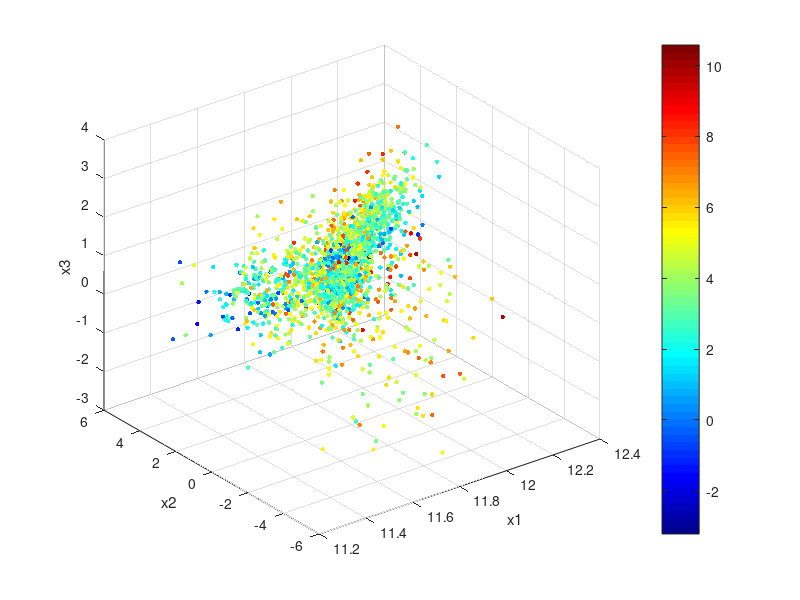

MATLAB code for this plot:
X = load('a011_mixdata.txt', '-ASCII');
[N, D] = size(X);

%{
hold on
histogram(X(:,1));
histogram(X(:,2));
histogram(X(:,3));
histogram(X(:,4));
xlabel('value');
ylabel('frequency');
legend('x1', 'x2', 'x3', 'x4');
%}

dep = X(:,4);
mycolormap = colormap('Jet');
inp = [0:63];
a = min(dep);
b = max(dep);
mn = 0;
mx = 1;
d64 = inp./63;
dScaled = ((b-a).*(d64-mn))./(mx-mn) + a;
c = interp1(dScaled, mycolormap, dep);
dotsize = 10;
sca = scatter3(X(:,1), X(:,2), X(:,3),dotsize,c,'fill');
colorbar;
caxis([a b]);
xlabel('x1'); ylabel('x2'); zlabel('x3');
